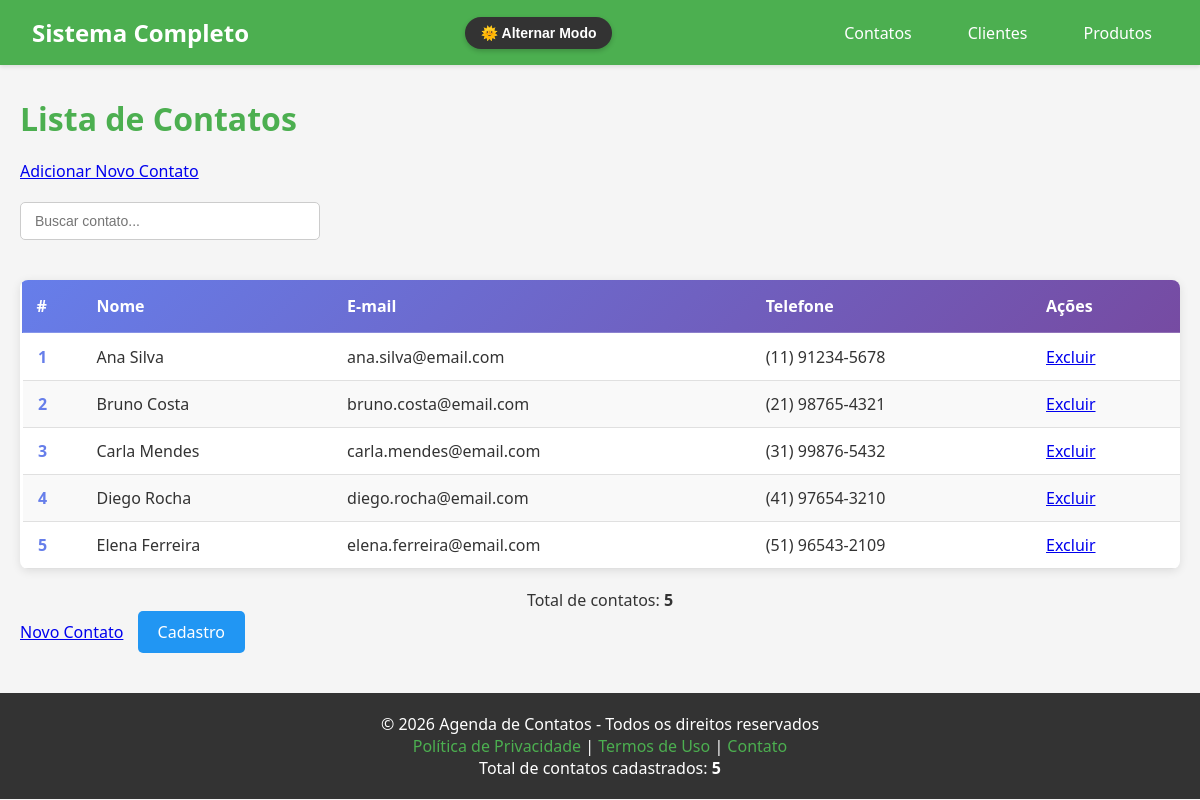
The page / on the database its author committed.
### tables this page shows
CREATE TABLE contatos (
    id INT AUTO_INCREMENT PRIMARY KEY,
    nome VARCHAR(100) NOT NULL,
    email VARCHAR(100) NOT NULL UNIQUE,
    telefone VARCHAR(20) NOT NULL,
    created_at TIMESTAMP DEFAULT CURRENT_TIMESTAMP
);

### include/funcoes.php (the view, shortened to what this page needs)
<?php
function obterContatos(PDO $pdo): array {
    $stmt = $pdo->query('SELECT * FROM contatos ORDER BY nome ASC');
    return $stmt->fetchAll();
}
function exibirTabelaContatos(array $contatos): void {
    echo '<table class="contatos-table">';
    echo '  <thead>';
    echo '    <tr><th>#</th><th> Nome</th><th> E-mail</th><th> Telefone</th><th> Ações</th></tr>';
    echo '  </thead>';
    echo '  <tbody>';
    foreach ($contatos as $indice => $contato) {
        $num   = $indice + 1;
        $id    = $contato['id'];
        $nome  = htmlspecialchars($contato['nome']);
        $email = htmlspecialchars($contato['email']);
        $fone  = htmlspecialchars($contato['telefone']);
        echo "    <tr>";
        echo "      <td>{$num}</td>";
        echo "      <td>{$nome}</td>";
        echo "      <td>{$email}</td>";
        echo "      <td>{$fone}</td>";
        echo "      <td>";
        echo "          <div class='action-buttons'>";
        echo "              <a href='delete.php?id={$id}' ";
        echo "                 class='btn-delete' ";
        echo "                 onclick='return confirm(\"Tem certeza que deseja excluir {$nome}?\");'>";
        echo "                    Excluir";
        echo "              </a>";
        echo "          </div>";
        echo "        </td>";
        echo "     </tr>";
    }
    echo '  </tbody>';
    echo '</table>';
}
?>

### include/cabecalho.php (shortened to what this page needs)
<!DOCTYPE html>
<html lang="pt-BR">
<head>
</head>
<body class="light-mode">

### include/navBar.php (shortened to what this page needs)
<nav class="navbar">
    <div class="nav-container">
        <div class="logo">
            <h2> Sistema Completo</h2>
        </div>
        <button id="toggle-dark-mode" class="btn-toggle"> Alternar Modo</button>
        <ul class="nav-menu" id="nav-menu">
            <li><a href="index.php">Contatos</a></li>
            <li><a href="clientes.php">Clientes</a></li>
            <li><a href="produtos.php">Produtos</a></li>
        </ul>
    </div>
</nav>

### index.php (shortened to what this page needs)
<?php
require_once "config.php";
require_once "funcoes.php";
include_once "cabecalho.php";
include_once "navbar.php";
$contatos = obterContatos($pdo);
?>
<div class="main-container">
    <h1 class="page-title"> Lista de Contatos</h1>
    <div class="action-bar">
        <a href="add.php" class="btn-add"> Adicionar Novo Contato</a>
    </div>
    <?php exibirTabelaContatos($contatos); ?>
    <div style="margin-top: 20px; text-align: center;">
        <p>Total de contatos: <strong><?php echo count($contatos); ?></strong></p>
    </div>
    <div class="action-bar">
    <a href="cadastro_contato.php" class="btn-add"> Novo Contato</a>
    <a href="add.php" class="btn-add-secondary"> Cadastro </a>
</div>
</div>
<?php include_once "footer.php"; ?>

### include/footer.php (shortened to what this page needs)
<footer class="footer">
    <div class="footer-content">
        <p>&copy; <?php echo date('Y'); ?> Agenda de Contatos - Todos os direitos reservados</p>
        <p>
            <a href="#">Política de Privacidade</a> |
            <a href="#">Termos de Uso</a> |
            <a href="#">Contato</a>
        </p>
        <p>Total de contatos cadastrados: <strong id="total-contatos"></strong></p>
    </div>
</footer>
</body>
</html>

### include/cabecalho.php (style rules this page uses)
* { margin: 0; padding: 0; box-sizing: border-box; }
body { font-family: 'Segoe UI', Tahoma, Geneva, Verdana, sans-serif; background-color: #f5f5f5; color: #333; transition: background-color 0.3s, color 0.3s; }
body.light-mode { background-color: #f5f5f5; color: #333; }
.navbar { background-color: #4CAF50; color: white; padding: 1rem 2rem; box-shadow: 0 2px 4px rgba(0,0,0,0.1); margin-bottom: 2rem; position: relative; z-index: 1000; }
.nav-container { max-width: 1200px; margin: 0 auto; display: flex; justify-content: space-between; align-items: center; flex-wrap: wrap; gap: 15px; }
.logo h2 { font-size: 1.5rem; }
.nav-menu { display: flex; list-style: none; gap: 1.5rem; }
.nav-menu li a { color: white; text-decoration: none; padding: 0.5rem 1rem; border-radius: 4px; transition: background-color 0.3s; }
.btn-toggle { background-color: #333; color: white; border: none; padding: 8px 16px; border-radius: 25px; cursor: pointer; font-size: 14px; transition: all 0.3s; font-weight: bold; box-shadow: 0 2px 5px rgba(0,0,0,0.2); }
.main-container { max-width: 1200px; margin: 0 auto; padding: 0 20px; min-height: calc(100vh - 250px); }
.contatos-table { width: 100%; border-collapse: collapse; background-color: white; box-shadow: 0 2px 10px rgba(0,0,0,0.1); border-radius: 8px; overflow: hidden; margin-top: 20px; }
.contatos-table thead { background: linear-gradient(135deg, #667eea 0%, #764ba2 100%); color: white; }
.contatos-table th { padding: 15px; text-align: left; font-weight: 600; font-size: 16px; border-bottom: 2px solid rgba(255,255,255,0.2); }
.contatos-table td { padding: 12px 15px; border-bottom: 1px solid #e0e0e0; }
.contatos-table tbody tr:nth-child(even) { background-color: #f9f9f9; }
.contatos-table tbody tr { border-left: 3px solid transparent; transition: all 0.3s; }
.contatos-table td:first-child { font-weight: bold; color: #667eea; width: 60px; }
.footer { background-color: #333; color: white; text-align: center; padding: 20px; margin-top: 40px; }
.footer-content { max-width: 1200px; margin: 0 auto; }
.footer a { color: #4CAF50; text-decoration: none; }
.page-title { margin: 20px 0; color: #4CAF50; }

### index.php (style rules this page uses)
.btn-add-secondary { background-color: #2196F3; color: white; padding: 10px 20px; text-decoration: none; border-radius: 5px; display: inline-block; transition: all 0.3s; margin-left: 10px; }

### rows shown on the page
contatos: num "1", nome "Ana Silva", email "ana.silva@email.com", telefone "(11) 91234-5678"
contatos: num "2", nome "Bruno Costa", email "bruno.costa@email.com", telefone "(21) 98765-4321"
contatos: num "3", nome "Carla Mendes", email "carla.mendes@email.com", telefone "(31) 99876-5432"
contatos: num "4", nome "Diego Rocha", email "diego.rocha@email.com", telefone "(41) 97654-3210"
contatos: num "5", nome "Elena Ferreira", email "elena.ferreira@email.com", telefone "(51) 96543-2109"

### other values the page prints
count($contatos) "5"
